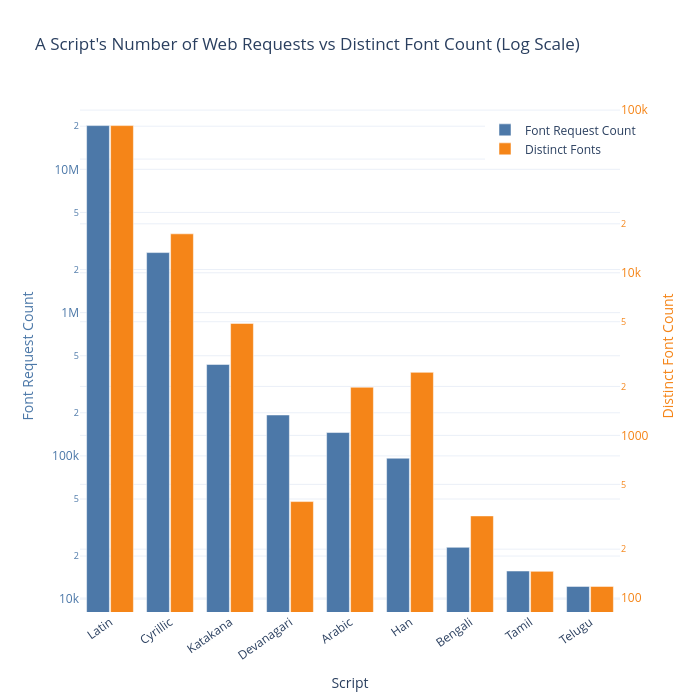

Here is the notebook cell this chart was saved with:
### Code cell
import plotly.graph_objects as go
import pandas as pd

merged = pd.merge(exp, sup, on="script", how="outer").fillna(0)
merged = merged.sort_values("count", ascending=False)

fig = go.Figure()

fig.add_trace(go.Bar(
    name="Font Request Count",
    x=merged["script"],
    y=merged["count"],
    marker_color="#4C78A8",
    yaxis="y1",
    offsetgroup=1,
))

fig.add_trace(go.Bar(
    name="Distinct Fonts",
    x=merged["script"],
    y=merged["distinct_font_count"],
    marker_color="#F58518",
    yaxis="y2",
    offsetgroup=2,
))

fig.update_layout(
    title="A Script's Number of Web Requests vs Distinct Font Count (Log Scale)",
    xaxis=dict(title="Script", tickangle=-35),
    yaxis=dict(
        title="Font Request Count",
        title_font=dict(color="#4C78A8"),
        tickfont=dict(color="#4C78A8"),
        type="log",  # <-- add this
    ),
    yaxis2=dict(
        title="Distinct Font Count",
        title_font=dict(color="#F58518"),
        tickfont=dict(color="#F58518"),
        overlaying="y",
        side="right",
        type="log",  # <-- add this
    ),
    barmode="group",
    bargap=0.2,
    bargroupgap=0.05,
    legend=dict(x=0.75, y=0.97),
    template="plotly_white",
    width=700,
    height=700
)

fig.show()

### Figure 1 — Plotly figure (JSON) as saved in the notebook; plotly's stock layout.template omitted (floating-point values rounded to 4 significant figures)
{"data": [{"marker": {"color": "#4C78A8"}, "name": "Font Request Count", "offsetgroup": "1", "type": "bar", "x": ["Latin", "Cyrillic", "Katakana", "Devanagari", "Arabic", "Han", "Bengali", "Tamil", "Telugu"], "y": [20191468, 2623937, 434832, 192989, 145526, 96340, 23006, 15721, 12278], "yaxis": "y"}, {"marker": {"color": "#F58518"}, "name": "Distinct Fonts", "offsetgroup": "2", "type": "bar", "x": ["Latin", "Cyrillic", "Katakana", "Devanagari", "Arabic", "Han", "Bengali", "Tamil", "Telugu"], "y": [80304, 17354, 4879, 392, 1978, 2442, 320, 146, 118], "yaxis": "y2"}], "layout": {"bargap": 0.2, "bargroupgap": 0.05, "barmode": "group", "height": 700, "legend": {"x": 0.75, "y": 0.97}, "title": {"text": "A Script's Number of Web Requests vs Distinct Font Count (Log Scale)"}, "width": 700, "xaxis": {"tickangle": -35, "title": {"text": "Script"}}, "yaxis": {"tickfont": {"color": "#4C78A8"}, "title": {"font": {"color": "#4C78A8"}, "text": "Font Request Count"}, "type": "log"}, "yaxis2": {"overlaying": "y", "side": "right", "tickfont": {"color": "#F58518"}, "title": {"font": {"color": "#F58518"}, "text": "Distinct Font Count"}, "type": "log"}}}
